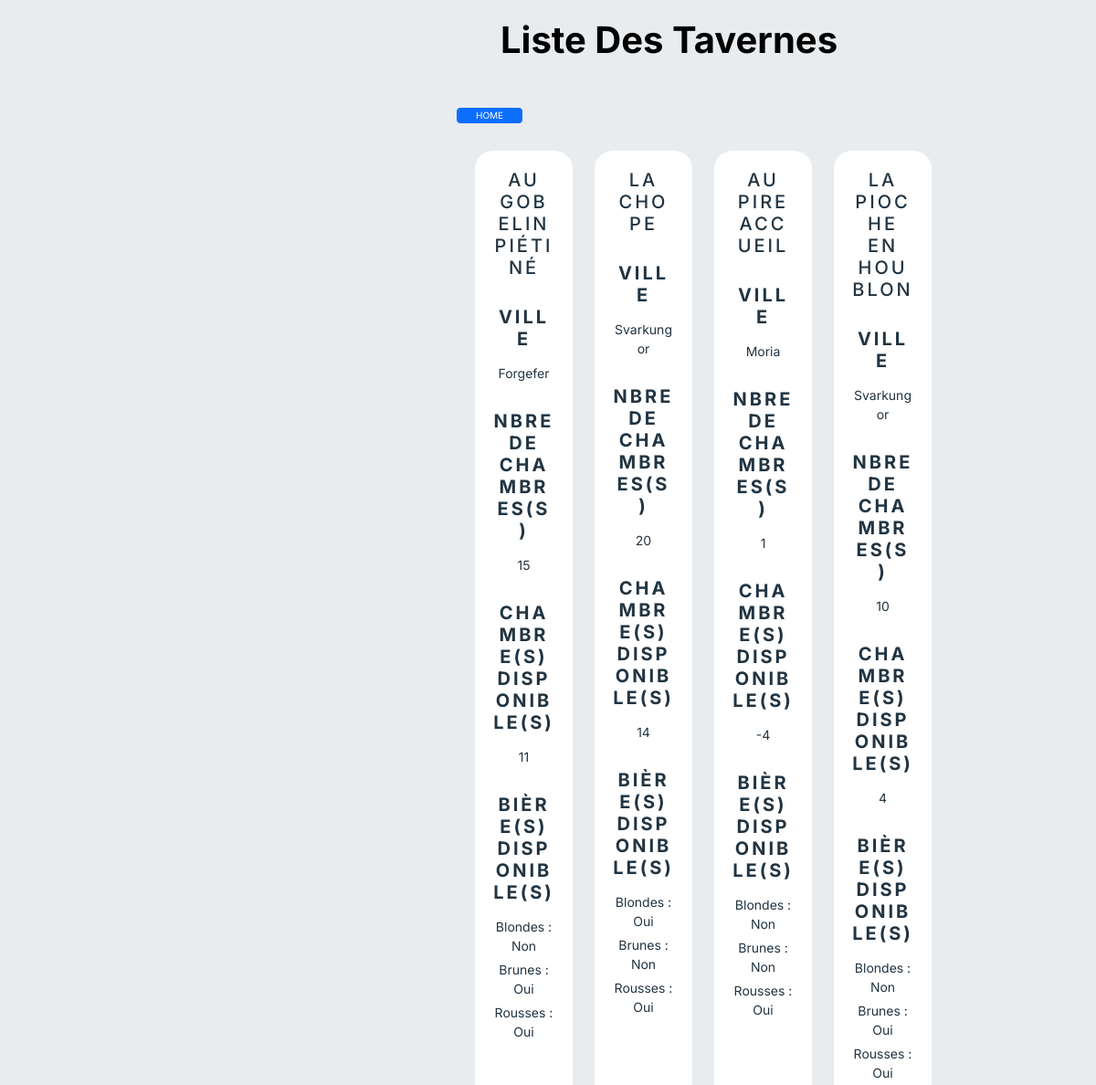
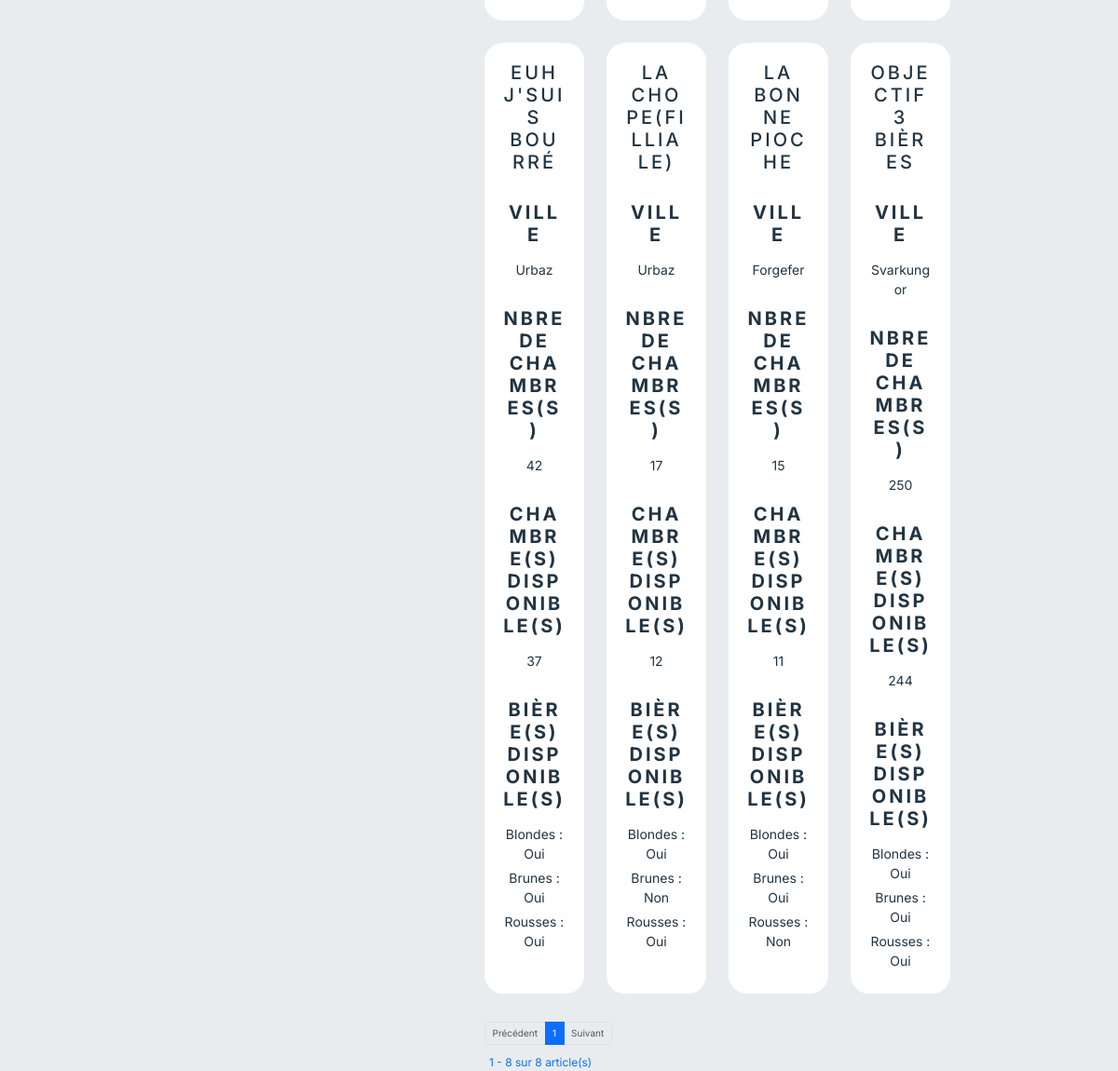
/Rendu/tavern_list.php, run on the app's committed database (2 pictures, top to bottom).
### tables this page shows
CREATE TABLE `taverne` (
  `t_id` int(11) NOT NULL,
  `t_nom` varchar(255) NOT NULL,
  `t_chambres` int(11) NOT NULL,
  `t_blonde` tinyint(1) NOT NULL,
  `t_brune` tinyint(1) NOT NULL,
  `t_rousse` tinyint(1) NOT NULL,
  `t_ville_fk` int(11) NOT NULL
);

CREATE TABLE `ville` (
  `v_id` int(11) NOT NULL,
  `v_nom` varchar(255) NOT NULL,
  `v_superficie` int(11) NOT NULL
);

### Rendu/tavern_list.php (the view, shortened to what this page needs)
<?php
include 'inc/head.php';
?>
<?php
 $pdo = dbConnect();
try {
  $query = 'SELECT
   t.t_nom, t.t_chambres, t.t_blonde, t.t_brune, t.t_rousse,
   v.v_nom
  FROM taverne t
  JOIN ville v ON v.v_id = t.t_ville_fk
  ';
  if (($request = $pdo->prepare($query)) !== false) {
    if ($request->execute()) {
      $tavernAll = $request->fetchAll(PDO::FETCH_ASSOC);
    }
  }
} catch (PDOException $e) {
  die($e->getMessage());
}
$nainCount = [];
$query2 = "SELECT
 t_nom, t_chambres,
 COUNT(n_id) AS nainCount
FROM nain
JOIN ville ON n_ville_fk = v_id
JOIN taverne ON t_ville_fk = v_id
GROUP BY t_nom
";
if (($request = $pdo->prepare($query2)) !== false) {
  if ($request->execute()) {
    $nainCount = $request->fetchAll(PDO::FETCH_ASSOC);
      foreach ($nainCount as $count) {
        $nainCount[$count['t_nom']] = $count['nainCount'];
    }
  }
}
$userCount = count($tavernAll);
$elementByPage = 8;
$nbreDePages = ceil($userCount / $elementByPage);
$currentItemPage = $_GET['page'] ?? 1;
$startIndex = ($currentItemPage - 1) * $elementByPage;
?>
<h1 class="text-align-center title">Liste des Tavernes</h1>
<div><a href="dashboard.php" class="n-container btn btn-primary mb-5">HOME</a></div>
<section class="n-container n-d-grid supplierList">
  <?php foreach ($tavernAll as $tavern) : ?>
    <div class=" supplierCard n-col-3">
    <h2><?= $tavern['t_nom'] ?></h2>
    <h2 class="mt-5 fw-bold">Ville</h2>
    <p><?=$tavern['v_nom'] ?></p>
    <h2 class="mt-5 fw-bold">Nbre de chambres(s)</h2>
    <p><?=$tavern['t_chambres'] ?></p>
    <?php
      $countnain = isset($nainCount[$tavern['t_nom']]) ? $nainCount[$tavern['t_nom']] : 0;
      $chambreDispo = $tavern['t_chambres'] - $countnain;
      ?>
 <h2 class="mt-5 fw-bold">Chambre(s) disponible(s)</h2>
    <p><?= $chambreDispo ?></p>
    <h2 class="mt-5 fw-bold">Bière(s) disponible(s)</h2>
    <p>Blondes : <?=$tavern['t_blonde'] == 0 ? ' Non' : ' Oui'?></p>
    <p>Brunes :  <?=$tavern['t_brune'] == 0 ? ' Non' : ' Oui'?></p>
    <p>Rousses :  <?=$tavern['t_rousse'] == 0 ? ' Non' : 'Oui'?></p>
   </div>
  <?php endforeach ?>
</section>
<nav aria-label="Page navigation example " class="mt-5 m-l-52">
  <ul class="pagination justify-content-start">
    <li class="page-item  <?= $currentItemPage == 1 ? 'disabled' : '' ?>">
      <a class="page-link " href="?page=<?= $currentItemPage - 1 ?>">Précédent</a>
    </li>
    <?php for ($i = 1; $i <= $nbreDePages; $i++) : ?>
      <li class="page-item">
        <a class="page-link <?= $currentItemPage == $i ? 'active' : '' ?>" href="?page=<?= $i ?>"><?= $i ?></a>
      </li>
    <?php endfor; ?>
    <li class="page-item <?= $currentItemPage == $nbreDePages ? 'disabled' : '' ?>">
      <a class="page-link" href="?page=<?= $currentItemPage + 1 ?>">Suivant</a>
    </li>
  </ul>
  <p class="text-start fz12 text-primary px-2">
    <?php
    $label = 'article(s)';
    echo  $startIndex + 1 . "  "  . " - " . $userCount * $currentItemPage . " sur " . $userCount . " " . $label;
    ?>
</nav>
<?php
include 'inc/foot.php';
?>

### Rendu/css/style.css (style rules this page uses)
*, *::before, *::after { box-sizing: border-box; }
* { margin: 0; padding: 0; }
html, body { height: 100%; font-size: 62.5%; scroll-behavior: smooth; }
p, h1, h2, h3, h4, h5, h6 { overflow-wrap: break-word; }
ul { padding: 0; list-style-type: none; }
a { text-decoration: none; color: inherit; }
body { line-height: 1.5; -webkit-font-smoothing: antialiased; font-family: "inter", sans serif; color: #213442; background-color: var(--bkgrd-primary); }
:root { --bkgrd-primary: #e2dfdf; --text-primaryColor: #000; --text-secondaryColor: ; --btn-primaryColor: #121e91; --btn-secondaryColor: #27b8cc; --btn-delete: #a40c20; --primary-hover: #0494b4; --bkgrd-header: #0f1125; }
.n-container { max-width: 132.5rem; margin: 0 16rem 0 50rem; padding: 0 2rem; }
.n-d-grid { display: grid; grid-template-columns: repeat(12, 1fr); grid-template-rows: auto; gap: 2.4rem; }
.n-col-3 { grid-column: span 3; }
section { text-align: center; }
.title { font-size: 4rem; padding-top: 2rem; font-weight: bold; margin : 0 0 5rem 26.5rem; text-transform: capitalize; color: var(--text-primaryColor); }
h1 { font-family: 'inter', sans-serif; text-align: center; font-size: 3rem; font-weight: bold; color: var(--text-primaryColor); }
.fz12 { font-size: 1.2rem; }
.m-l-52 { margin-left: 52rem; }
.supplierList h2 { text-transform: uppercase; letter-spacing: 0.3rem; align-items: right; margin-bottom: 1.5rem; font-size: 2rem; }
.supplierList p { margin-bottom: 0.5rem; font-size: 1.4rem; }
.supplierList .supplierCard { border-radius: 3rem; background-color: #fff; border-radius: 20px; padding: 2rem; }

### data on the page
taverne: t_nom "AU GOBELIN PIÉTINÉ", t_ville_fk.v_nom "Forgefer", t_chambres "15", chambreDispo "11", t_blonde "Non", t_brune "Oui", t_rousse "Oui"
taverne: t_nom "LA CHOPE", t_ville_fk.v_nom "Svarkungor", t_chambres "20", chambreDispo "14", t_blonde "Oui", t_brune "Non", t_rousse "Oui"
taverne: t_nom "AU PIRE ACCUEIL", t_ville_fk.v_nom "Moria", t_chambres "1", chambreDispo "-4", t_blonde "Non", t_brune "Non", t_rousse "Oui"
taverne: t_nom "LA PIOCHE EN HOUBLON", t_ville_fk.v_nom "Svarkungor", t_chambres "10", chambreDispo "4", t_blonde "Non", t_brune "Oui", t_rousse "Oui"
taverne: t_nom "EUH J'SUIS BOURRÉ", t_ville_fk.v_nom "Urbaz", t_chambres "42", chambreDispo "37", t_blonde "Oui", t_brune "Oui", t_rousse "Oui"
taverne: t_nom "LA CHOPE(FILLIALE)", t_ville_fk.v_nom "Urbaz", t_chambres "17", chambreDispo "12", t_blonde "Oui", t_brune "Non", t_rousse "Oui"
taverne: t_nom "LA BONNE PIOCHE", t_ville_fk.v_nom "Forgefer", t_chambres "15", chambreDispo "11", t_blonde "Oui", t_brune "Oui", t_rousse "Non"
taverne: t_nom "OBJECTIF 3 BIÈRES", t_ville_fk.v_nom "Svarkungor", t_chambres "250", chambreDispo "244", t_blonde "Oui", t_brune "Oui", t_rousse "Oui"

### other printed values
$startIndex + 1 "1"
$userCount * $currentItemPage "8"
$userCount "8"
$label "article(s)"
